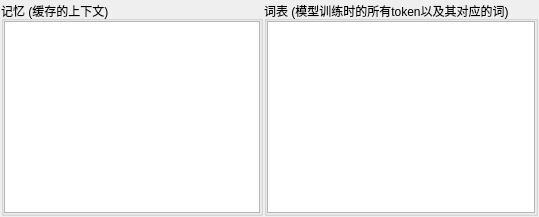
     <widget class="QWidget" name="tab_2">
      <attribute name="title">
       <string>模型记忆</string>
      </attribute>
      <layout class="QHBoxLayout" name="horizontalLayout_18">
       <property name="spacing">
        <number>1</number>
       </property>
       <property name="leftMargin">
        <number>1</number>
       </property>
       <property name="topMargin">
        <number>1</number>
       </property>
       <property name="rightMargin">
        <number>1</number>
       </property>
       <property name="bottomMargin">
        <number>1</number>
       </property>
       <item>
        <widget class="QGroupBox" name="brain_groupBox">
         <property name="title">
          <string>记忆 (缓存的上下文)</string>
         </property>
         <layout class="QVBoxLayout" name="verticalLayout_3">
          <property name="spacing">
           <number>0</number>
          </property>
          <property name="leftMargin">
           <number>0</number>
          </property>
          <property name="topMargin">
           <number>0</number>
          </property>
          <property name="rightMargin">
           <number>0</number>
          </property>
          <property name="bottomMargin">
           <number>0</number>
          </property>
          <item>
           <widget class="QTableWidget" name="brain_tableWidget"/>
          </item>
         </layout>
        </widget>
       </item>
       <item>
        <widget class="QGroupBox" name="vocab_groupBox">
         <property name="title">
          <string>词表 (模型训练时的所有token以及其对应的词)</string>
         </property>
         <layout class="QVBoxLayout" name="verticalLayout_2">
          <property name="spacing">
           <number>0</number>
          </property>
          <property name="leftMargin">
           <number>0</number>
          </property>
          <property name="topMargin">
           <number>0</number>
          </property>
          <property name="rightMargin">
           <number>0</number>
          </property>
          <property name="bottomMargin">
           <number>0</number>
          </property>
          <item>
           <widget class="CustomQPlainTextEdit" name="vocab_card">
            <property name="font">
             <font>
              <family>Arial</family>
              <pointsize>10</pointsize>
             </font>
            </property>
           </widget>
          </item>
         </layout>
        </widget>
       </item>
      </layout>
     </widget>
